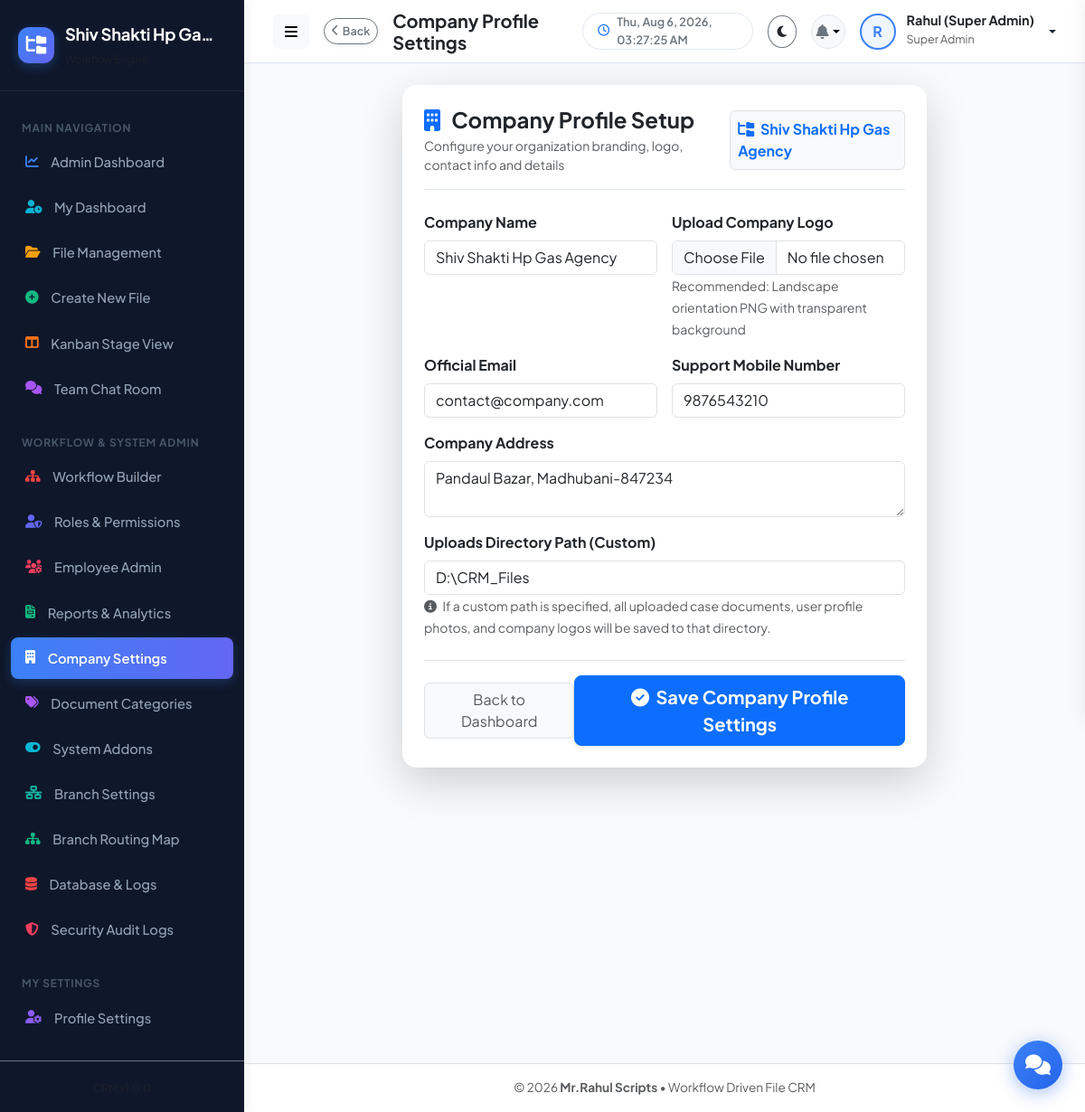
Screenshot of /admin/company-profile.php (signed in) with the database file from the repository.
### tables this page shows
CREATE TABLE company_settings (
              id INTEGER PRIMARY KEY AUTOINCREMENT,
              company_name TEXT NOT NULL,
              company_email TEXT,
              company_mobile TEXT,
              company_address TEXT,
              company_logo TEXT DEFAULT 'default-logo.png',
              updated_at DATETIME DEFAULT CURRENT_TIMESTAMP
            , custom_upload_path TEXT NULL);

### includes/auth.php (called while the page is built, shortened)
<?php
require_once __DIR__ . '/functions.php';
function getLoggedInUser(): ?array {
    if (isset($_SESSION['user_id'])) {
        return $_SESSION['user'] ?? null;
    }
    return null;
}
function hasPermission(string $permission): bool {
    $user = getLoggedInUser();
    if (($user['role_key'] ?? '') === 'super_admin') {
        return true;
    }
    $permissions = $user['permissions'] ?? [];
    return in_array('*', $permissions) || in_array($permission, $permissions);
}

### includes/functions.php (called while the page is built, shortened)
<?php
function isFeatureEnabled(string $featureKey): bool {
    try {
        $db = getDB();
        $stmt = $db->prepare("SELECT status FROM system_features WHERE feature_key = :key LIMIT 1");
        $stmt->execute(['key' => $featureKey]);
        $status = $stmt->fetchColumn();
        return $status === 'enabled';
    } catch (Exception $e) {
        return false;
    }
}

### admin/company-profile.php (the view, shortened to what this page needs)
<?php
require_once __DIR__ . '/../includes/header.php';
$db = getDB();
$company = $db->query("SELECT * FROM company_settings LIMIT 1")->fetch();
?>
<div class="row justify-content-center">
  <div class="col-lg-8">
    <div class="card border-0 shadow-lg p-4" style="border-radius: var(--radius-lg);">
      <div class="border-bottom pb-3 mb-4 d-flex justify-content-between align-items-center">
        <div>
          <h4 class="fw-bold mb-1 text-dark"><i class="fas fa-building text-primary me-2"></i> Company Profile Setup</h4>
          <p class="text-muted small mb-0">Configure your organization branding, logo, contact info and details</p>
        </div>
        <div class="p-2 border rounded bg-light">
          <?php if (!empty($company['company_logo']) && $company['company_logo'] !== 'default-logo.png' && file_exists(UPLOAD_DIR . $company['company_logo'])): ?>
            <img src="<?= APP_URL ?>/serve.php?file=<?= htmlspecialchars($company['company_logo']) ?>" class="img-fluid" style="max-height: 50px; object-fit: contain;">
          <?php else: ?>
            <span class="fw-bold text-primary"><i class="fas fa-folder-tree me-1"></i> <?= htmlspecialchars($company['company_name'] ?? 'File CRM') ?></span>
          <?php endif; ?>
        </div>
      </div>
      <form action="company-profile.php" method="POST" enctype="multipart/form-data">
        <div class="row g-3 mb-4">
          <div class="col-md-6">
            <label class="form-label fw-bold">Company Name</label>
            <input type="text" name="company_name" class="form-control" value="<?= htmlspecialchars($company['company_name'] ?? '') ?>" required>
          </div>
          <div class="col-md-6">
            <label class="form-label fw-bold">Upload Company Logo</label>
            <input type="file" name="company_logo" class="form-control" accept="image/*">
            <small class="text-muted">Recommended: Landscape orientation PNG with transparent background</small>
          </div>
          <div class="col-md-6">
            <label class="form-label fw-bold">Official Email</label>
            <input type="email" name="company_email" class="form-control" value="<?= htmlspecialchars($company['company_email'] ?? '') ?>">
          </div>
          <div class="col-md-6">
            <label class="form-label fw-bold">Support Mobile Number</label>
            <input type="text" name="company_mobile" class="form-control" value="<?= htmlspecialchars($company['company_mobile'] ?? '') ?>">
          </div>
          <div class="col-12">
            <label class="form-label fw-bold">Company Address</label>
            <textarea name="company_address" class="form-control" rows="2"><?= htmlspecialchars($company['company_address'] ?? '') ?></textarea>
          </div>
          <div class="col-12">
            <label class="form-label fw-bold">Uploads Directory Path (Custom)</label>
            <input type="text" name="custom_upload_path" class="form-control" value="<?= htmlspecialchars($company['custom_upload_path'] ?? '') ?>" placeholder="e.g. D:/CRM_Uploads (Leave blank for default project uploads/ folder)">
            <small class="text-muted"><i class="fas fa-info-circle me-1"></i> If a custom path is specified, all uploaded case documents, user profile photos, and company logos will be saved to that directory.</small>
          </div>
        </div>
        <div class="pt-3 border-top d-flex justify-content-between align-items-center">
          <a href="<?= APP_URL ?>/admin/dashboard.php" class="btn btn-light border text-muted">Back to Dashboard</a>
          <button type="submit" class="btn btn-primary btn-lg fw-bold px-4 shadow-sm">
            <i class="fas fa-check-circle me-1"></i> Save Company Profile Settings
          </button>
        </div>
      </form>
    </div>
  </div>
</div>
<?php require_once __DIR__ . '/../includes/footer.php'; ?>

### includes/sidebar.php
<?php
$currentPage = basename($_SERVER['PHP_SELF']);
$user = getLoggedInUser();
$roleKey = $user['role_key'] ?? '';
$isAdmin = in_array($roleKey, ['super_admin', 'admin']);
$db = getDB();
$companyInfo = $db->query("SELECT * FROM company_settings LIMIT 1")->fetch() ?: [
    'company_name' => 'File CRM',
    'company_logo' => 'default-logo.png'
];
?>
<aside class="app-sidebar">
  <div class="sidebar-header">
    <?php if (!empty($companyInfo['company_logo']) && $companyInfo['company_logo'] !== 'default-logo.png' && file_exists(UPLOAD_DIR . $companyInfo['company_logo'])): ?>
      <img src="<?= APP_URL ?>/serve.php?file=<?= htmlspecialchars($companyInfo['company_logo']) ?>" class="img-fluid rounded border-0" style="max-height: 40px; max-width: 45px; object-fit: contain;">
    <?php else: ?>
      <div class="brand-icon">
        <i class="fas fa-folder-tree text-white"></i>
      </div>
    <?php endif; ?>
    <div class="brand-details">
      <div class="brand-text text-truncate" style="max-width: 170px;" title="<?= htmlspecialchars($companyInfo['company_name']) ?>">
        <?= htmlspecialchars($companyInfo['company_name']) ?>
      </div>
      <small class="text-muted brand-subtext" style="font-size: 0.72rem;">Workflow Engine</small>
    </div>
  </div>
  <div class="sidebar-menu">
    <div class="menu-category">Main Navigation</div>
    <?php if ($isAdmin): ?>
      <a href="<?= APP_URL ?>/admin/dashboard.php" title="Admin Dashboard" class="nav-item-custom <?= $currentPage === 'dashboard.php' && str_contains($_SERVER['PHP_SELF'], 'admin') ? 'active' : '' ?>">
        <i class="fas fa-chart-line sidebar-icon-blue"></i> <span>Admin Dashboard</span>
      </a>
    <?php endif; ?>
    <a href="<?= APP_URL ?>/employee/dashboard.php" title="My Dashboard" class="nav-item-custom <?= $currentPage === 'dashboard.php' && str_contains($_SERVER['PHP_SELF'], 'employee') ? 'active' : '' ?>">
      <i class="fas fa-user-clock sidebar-icon-cyan"></i> <span>My Dashboard</span>
    </a>
    <a href="<?= APP_URL ?>/employee/my-files.php" title="File Management" class="nav-item-custom <?= $currentPage === 'my-files.php' ? 'active' : '' ?>">
      <i class="fas fa-folder-open sidebar-icon-amber"></i> <span>File Management</span>
    </a>
    <?php if (hasPermission('create_file')): ?>
      <a href="<?= APP_URL ?>/employee/create-file.php" title="Create New File" class="nav-item-custom <?= $currentPage === 'create-file.php' ? 'active' : '' ?>">
        <i class="fas fa-plus-circle sidebar-icon-green"></i> <span>Create New File</span>
      </a>
    <?php endif; ?>
    <?php if (isFeatureEnabled('auto_assignment')): ?>
      <a href="<?= APP_URL ?>/employee/kanban.php" title="Kanban Stage View" class="nav-item-custom <?= $currentPage === 'kanban.php' ? 'active' : '' ?>">
        <i class="fas fa-columns sidebar-icon-orange"></i> <span>Kanban Stage View</span>
      </a>
    <?php endif; ?>
    <?php if (isFeatureEnabled('in_app_chat')): ?>
      <a href="<?= APP_URL ?>/employee/chat.php" title="Team Chat Room" class="nav-item-custom <?= $currentPage === 'chat.php' ? 'active' : '' ?>">
        <i class="fas fa-comments sidebar-icon-purple"></i> <span>Team Chat Room</span>
      </a>
    <?php endif; ?>
    <?php if ($isAdmin): ?>
      <div class="menu-category mt-3">Workflow & System Admin</div>
      <a href="<?= APP_URL ?>/admin/workflow-builder.php" title="Workflow Builder" class="nav-item-custom <?= $currentPage === 'workflow-builder.php' ? 'active' : '' ?>">
        <i class="fas fa-sitemap sidebar-icon-red"></i> <span>Workflow Builder</span>
      </a>
      <a href="<?= APP_URL ?>/admin/roles.php" title="Roles & Permissions" class="nav-item-custom <?= $currentPage === 'roles.php' ? 'active' : '' ?>">
        <i class="fas fa-user-shield sidebar-icon-indigo"></i> <span>Roles & Permissions</span>
      </a>
      <a href="<?= APP_URL ?>/admin/users.php" title="Employee Admin" class="nav-item-custom <?= $currentPage === 'users.php' ? 'active' : '' ?>">
        <i class="fas fa-users-cog sidebar-icon-rose"></i> <span>Employee Admin</span>
      </a>
      <a href="<?= APP_URL ?>/admin/reports.php" title="Reports & Analytics" class="nav-item-custom <?= $currentPage === 'reports.php' ? 'active' : '' ?>">
        <i class="fas fa-file-invoice sidebar-icon-emerald"></i> <span>Reports & Analytics</span>
      </a>
      <a href="<?= APP_URL ?>/admin/company-profile.php" title="Company Settings" class="nav-item-custom <?= $currentPage === 'company-profile.php' ? 'active' : '' ?>">
        <i class="fas fa-building sidebar-icon-yellow"></i> <span>Company Settings</span>
      </a>
      <a href="<?= APP_URL ?>/admin/document-types.php" title="Document Categories" class="nav-item-custom <?= $currentPage === 'document-types.php' ? 'active' : '' ?>">
        <i class="fas fa-tags sidebar-icon-purple" style="color: #a855f7;"></i> <span>Document Categories</span>
      </a>
      <a href="<?= APP_URL ?>/admin/features.php" title="System Features" class="nav-item-custom <?= $currentPage === 'features.php' ? 'active' : '' ?>">
        <i class="fas fa-toggle-on sidebar-icon-cyan"></i> <span>System Addons</span>
      </a>
      <?php if (isFeatureEnabled('multi_branch')): ?>
        <a href="<?= APP_URL ?>/admin/branches.php" title="Branch Settings" class="nav-item-custom <?= $currentPage === 'branches.php' ? 'active' : '' ?>">
          <i class="fas fa-network-wired sidebar-icon-teal"></i> <span>Branch Settings</span>
        </a>
      <?php endif; ?>
      <a href="<?= APP_URL ?>/admin/branch-workflow.php" title="Branch Routing Map" class="nav-item-custom <?= $currentPage === 'branch-workflow.php' ? 'active' : '' ?>">
        <i class="fas fa-sitemap sidebar-icon-emerald"></i> <span>Branch Routing Map</span>
      </a>
      <a href="<?= APP_URL ?>/admin/database.php" title="Database & Logs" class="nav-item-custom <?= $currentPage === 'database.php' ? 'active' : '' ?>">
        <i class="fas fa-database sidebar-icon-red"></i> <span>Database & Logs</span>
      </a>
      <a href="<?= APP_URL ?>/admin/security-audit.php" title="Security Audit Logs" class="nav-item-custom <?= $currentPage === 'security-audit.php' ? 'active' : '' ?>">
        <i class="fas fa-shield-alt sidebar-icon-rose"></i> <span>Security Audit Logs</span>
      </a>
    <?php endif; ?>
    <div class="menu-category mt-3">My Settings</div>
    <a href="<?= APP_URL ?>/employee/profile.php" title="Profile Settings" class="nav-item-custom <?= $currentPage === 'profile.php' ? 'active' : '' ?>">
      <i class="fas fa-user-cog sidebar-icon-violet"></i> <span>Profile Settings</span>
    </a>
  </div>
  <div class="p-3 border-top border-secondary border-opacity-20 text-center sidebar-footer-div">
    <small class="text-muted" style="font-size: 0.75rem;">CRM v<?= APP_VERSION ?></small>
  </div>
</aside>

### assets/css/style.css (style rules this page uses)
:root { --primary-color: #3b82f6; --primary-hover: #2563eb; --primary-light: #eff6ff; --secondary-color: #64748b; --accent-color: #6366f1; --success-color: #10b981; --warning-color: #f59e0b; --danger-color: #ef4444; --info-color: #06b6d4; --bg-main: #f8fafc; --bg-card: #ffffff; --bg-sidebar: #0f172a; --sidebar-text: #94a3b8; --sidebar-active: #ffffff; --sidebar-hover: #1e293b; --text-main: #1e293b; --text-muted: #64748b; --border-color: #e2e8f0; --card-shadow: 0 4px 6px -1px rgba(0, 0, 0, 0.05), 0 2px 4px -1px rgba(0, 0, 0, 0.03); --card-shadow-hover: 0 20px 25px -5px rgba(0, 0, 0, 0.08), 0 10px 10px -5px rgba(0, 0, 0, 0.04); --font-family: 'Plus Jakarta Sans', -apple-system, BlinkMacSystemFont, "Segoe UI", Roboto, sans-serif; --radius-sm: 8px; --radius-md: 12px; --radius-lg: 16px; --transition: all 0.25s cubic-bezier(0.4, 0, 0.2, 1); }
* { box-sizing: border-box; margin: 0; padding: 0; }
body { font-family: var(--font-family); background-color: var(--bg-main); color: var(--text-main); min-height: 100vh; overflow-x: hidden; }
.app-sidebar { width: 270px; background-color: var(--bg-sidebar); color: var(--sidebar-text); display: flex; flex-direction: column; transition: var(--transition); z-index: 1040; box-shadow: 4px 0 10px rgba(0, 0, 0, 0.05); }
.sidebar-header { padding: 1.5rem 1.25rem; display: flex; align-items: center; gap: 0.75rem; border-bottom: 1px solid rgba(255, 255, 255, 0.08); }
.brand-icon { width: 40px; height: 40px; background: linear-gradient(135deg, var(--primary-color), var(--accent-color)); color: #ffffff; border-radius: var(--radius-md); display: flex; align-items: center; justify-content: center; font-size: 1.25rem; font-weight: 700; box-shadow: 0 4px 12px rgba(59, 130, 246, 0.3); }
.brand-text { font-size: 1.15rem; font-weight: 700; color: #ffffff; letter-spacing: -0.3px; }
.sidebar-menu { padding: 1.25rem 0.75rem; flex: 1; overflow-y: auto; }
.menu-category { font-size: 0.75rem; font-weight: 700; text-transform: uppercase; letter-spacing: 0.8px; color: #475569; padding: 0.75rem 0.75rem 0.35rem 0.75rem; }
.nav-item-custom { display: flex; align-items: center; gap: 0.85rem; padding: 0.75rem 1rem; color: var(--sidebar-text); text-decoration: none; border-radius: var(--radius-sm); font-size: 0.92rem; font-weight: 500; transition: var(--transition); margin-bottom: 0.25rem; }
.nav-item-custom.active { background: linear-gradient(90deg, var(--primary-color), var(--accent-color)); color: #ffffff; font-weight: 600; box-shadow: 0 4px 12px rgba(59, 130, 246, 0.25); }
@media (min-width: 769px) { .app-sidebar { width: 270px; flex-shrink: 0; transition: width 0.25s cubic-bezier(0.4, 0, 0.2, 1); } }
.sidebar-icon-blue { color: #3b82f6 !important; }
.sidebar-icon-cyan { color: #06b6d4 !important; }
.sidebar-icon-amber { color: #f59e0b !important; }
.sidebar-icon-green { color: #10b981 !important; }
.sidebar-icon-orange { color: #f97316 !important; }
.sidebar-icon-purple { color: #a855f7 !important; }
.sidebar-icon-red { color: #ef4444 !important; }
.sidebar-icon-indigo { color: #6366f1 !important; }
.sidebar-icon-rose { color: #f43f5e !important; }
.sidebar-icon-emerald { color: #10b981 !important; }
.sidebar-icon-yellow { color: #eab308 !important; }
.sidebar-icon-teal { color: #14b8a6 !important; }
.sidebar-icon-violet { color: #8b5cf6 !important; }
.nav-item-custom.active i { color: #ffffff !important; }

### rows the page displays
company_settings: company_name "Shiv Shakti Hp Ga…", company_name "Shiv Shakti Hp Gas Agency", company_email "contact@company.com", company_mobile "9876543210", company_address "Pandaul Bazar, Madhubani-847234", custom_upload_path "D:\\CRM_Files"

### other values shown
$pageTitle "Company Profile Settings"
substr($currentUser['name'] ?? 'U', 0, 1) "R"
$currentUser['name'] "Rahul (Super Admin)"
$currentUser['role_name'] "Super Admin"
